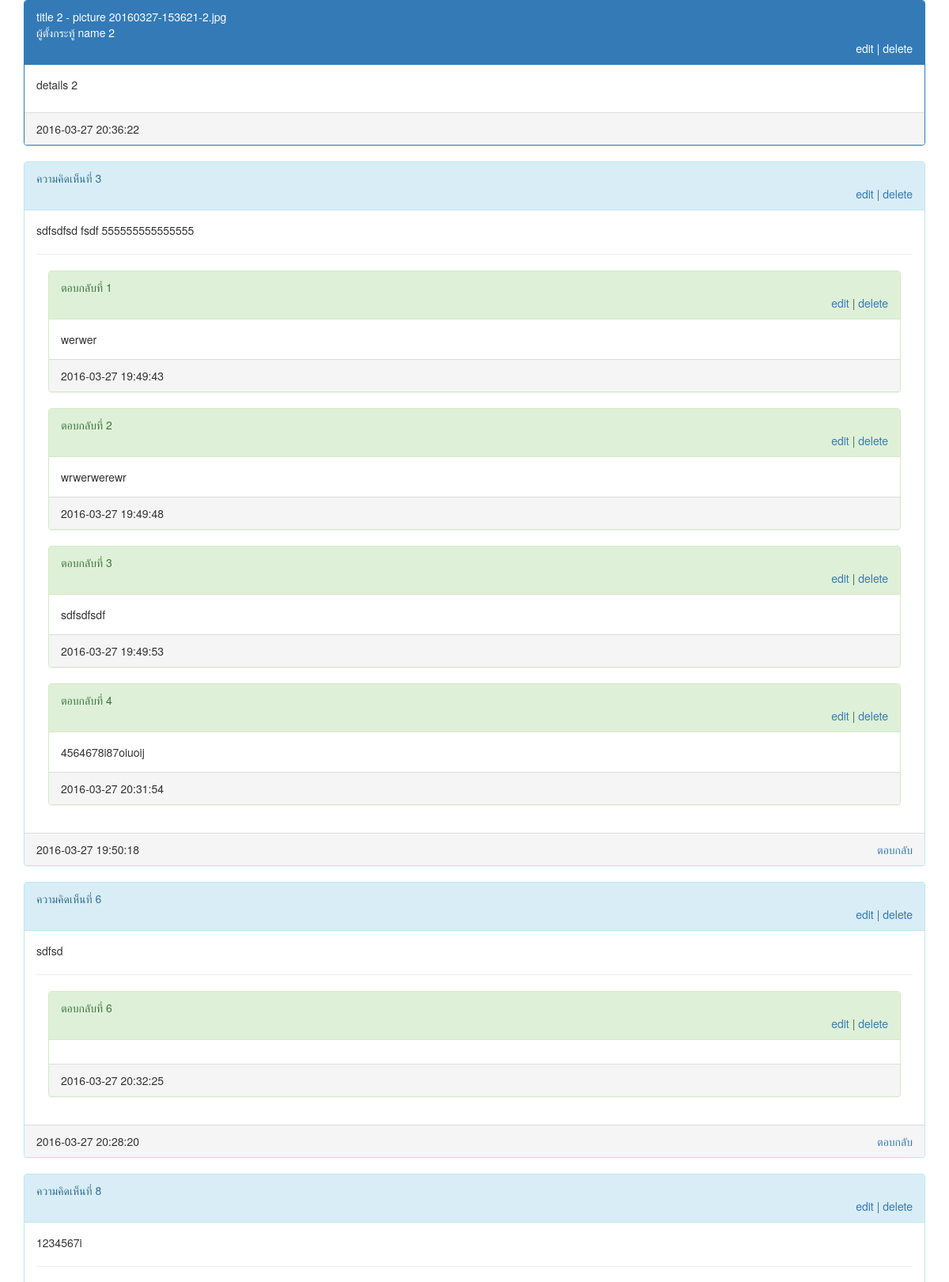
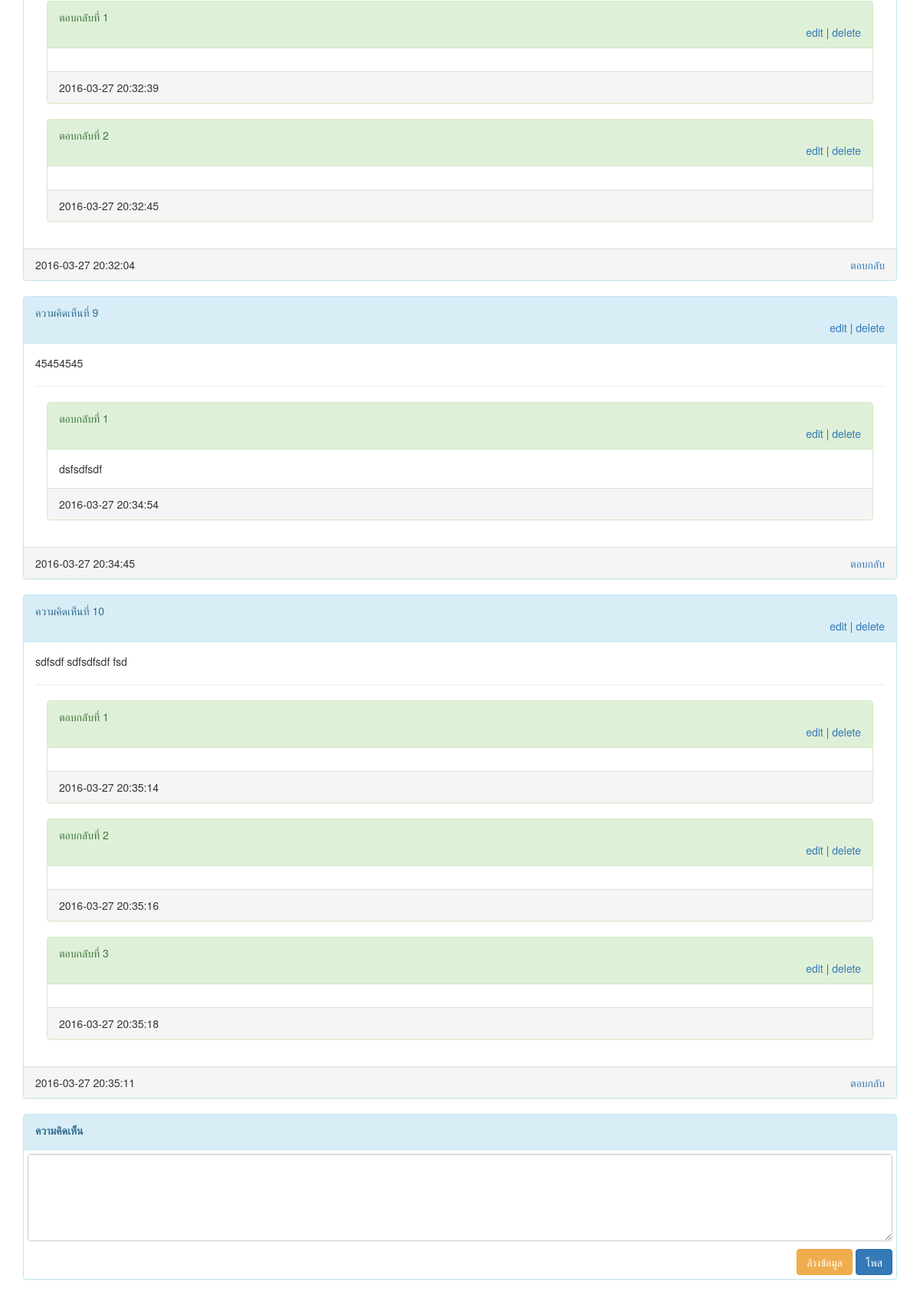
/post.php?id=2, run on the app's committed database (2 pictures, top to bottom).
### tables this page shows
CREATE TABLE `posts` (
  `id` int(5) UNSIGNED NOT NULL,
  `name` varchar(100) NOT NULL,
  `title` varchar(255) NOT NULL,
  `details` text NOT NULL,
  `picture` varchar(255) NOT NULL,
  `datetime` datetime NOT NULL,
  `num_comment` int(3) NOT NULL DEFAULT '0'
);

CREATE TABLE `comments` (
  `post_id` int(5) UNSIGNED NOT NULL DEFAULT '0',
  `comment_id` int(5) UNSIGNED NOT NULL,
  `details` text NOT NULL,
  `datetime` datetime NOT NULL,
  `num_reply` int(3) UNSIGNED NOT NULL DEFAULT '0'
);

CREATE TABLE `replys` (
  `comment_id` int(5) UNSIGNED NOT NULL,
  `reply_id` int(3) UNSIGNED NOT NULL,
  `details` text NOT NULL,
  `datetime` datetime NOT NULL
);

### post.php (the view, shortened to what this page needs)
<?php
require_once(__DIR__ . '/common/connect.php');
?>
<!doctype html>
<html lang="en">
<head>
    <link href="asset/css/bootstrap.min.css" rel="stylesheet">
</head>
<body>
<div class="container">
    <div class="row" id="element">
        <?php
        if (isset($_GET['id']) || $_GET != '') {
        $id = $_GET['id'];
        $sql = 'SELECT * FROM posts WHERE id=:id';
        $stmtPosts = $handle->prepare($sql);
        $stmtPosts->bindValue(':id', $id, PDO::PARAM_INT);
        $stmtPosts->execute();
        if ($stmtPosts->rowCount()) {
            $post = $stmtPosts->fetch(PDO::FETCH_ASSOC);
            ?>
            <div class="col-md-12">
                <div class="panel panel-primary">
                    <div class="panel-heading">
                        <?php echo $post['title'] ?> - picture <?php echo $post['picture'] ?><br>
                        ผู้ตั้งกระทู้ <?php echo $post['name'] ?>
                        <div class="text-right">
                            <a href="edit.php?id=<?php echo $post['id'] ?>" style="color: #FFFFFF;">edit</a>
                            |
                            <a href="common/delete_posts.php?id=<?php echo $post['id']?>" style="color: #FFFFFF;">delete</a>
                        </div>
                    </div>
                    <div class="panel-body">
                        <?php echo $post['details'] ?>
                    </div>
                    <div class="panel-footer"><?php echo $post['datetime'] ?></div>
                </div>
            </div>
            <?php
            $sql = 'SELECT * FROM comments WHERE post_id=:post_id ORDER BY comment_id ASC ';
            $stmtComments = $handle->prepare($sql);
            $stmtComments->bindValue(':post_id', $id, PDO::PARAM_INT);
            $stmtComments->execute();
            if ($stmtComments->rowCount()) {
                $comments = $stmtComments->fetchAll(PDO::FETCH_ASSOC);
                foreach ($comments as $comment) {
                    ?>
                    <div class="col-md-12">
                        <div class="panel panel-info">
                            <div class="panel-heading">
                                ความคิดเห็นที่  <span class="cm-id"><?php echo $comment['comment_id'] ?></span>
                                <div class="text-right">
                                    <a href="javascript:void(0)" class="edit-comment" data-post-id="<?php echo $id ?>">edit</a>
                                    |
                                    <a href="common/delete_comment.php?post_id=<?php echo $id ?>&cm_id=<?php echo $comment['comment_id'] ?>">delete</a>
                                </div>
                            </div>
                            <div class="panel-body">
                                <div class="details"><?php echo $comment['details'] ?></div>
                                <hr>
                                <?php
                                $sql = 'SELECT * FROM replys WHERE comment_id=:comment_id';
                                $stmt = $handle->prepare($sql);
                                $stmt->bindValue(':comment_id', $comment['comment_id'], PDO::PARAM_INT);
                                $stmt->execute();
                                $reply = $stmt->fetchAll(PDO::FETCH_ASSOC);
                                foreach ($reply as $value) { ?>
                                    <div class="col-md-12">
                                        <div class="panel panel-success">
                                            <div class="panel-heading">
                                                ตอบกลับที่ <span class="reply-id"><?php echo $value['reply_id']; ?></span>
                                                <div class="text-right">
                                                    <a href="javascript:void(0)" class="edit-reply" data-comment-id="<?php echo $value['comment_id'] ?>">edit</a>
                                                    |
                                                    <a href="common/delete_reply.php?post_id=<?php echo $comment['post_id']; ?>&comment_id=<?php echo $value['comment_id']; ?>&reply_id=<?php echo $value['reply_id']; ?>">delete</a>
                                                </div>
                                            </div>
                                            <div class="panel-body">
                                                <?php echo $value['details']; ?>
                                            </div>
                                            <div class="panel-footer"><?php echo $value['datetime']; ?></div>
                                        </div>
                                    </div>
                                <?php } ?>
                            </div>
                            <div class="panel-footer">
                                <?php echo $comment['datetime'] ?>
                                <a style="float: right;" href="javascript:void(1)" class="btn-reply">ตอบกลับ</a>
                            </div>
                        </div>
                    </div>
                    <?php
                }
            }
                ?>
                <div class="col-md-12" id="form_post">
                    <div class="panel panel-info">
                        <div class="panel-heading">
                            <label for="details">ความคิดเห็น</label>
                        </div>
                        <div class="panel-body" style="padding: 5px">
                            <textarea name="details" id="details" rows="5" class="form-control"></textarea>
                            <div class="text-right" style="margin-top: 10px">
                                <input type="reset" value="ล้างข้อมูล" id="comment_reset" class="btn btn-warning">
                                <input type="submit" value="โพส" id="comment_submit" class="btn btn-primary">
                            </div>
                        </div>
                    </div>
                </div>
                <?php
            }
        }
        ?>
    </div>
</div>
</body>
</html>

### data on the page
posts: title "title 2", picture "20160327-153621-2.jpg", name "name 2", details "details 2", datetime "2016-03-27 20:36:22"
comments: comment "3", details "sdfsdfsd fsdf 555555555555555", datetime "2016-03-27 19:50:18"
replys: reply "1", details "werwer", datetime "2016-03-27 19:49:43"
replys: reply "2", details "wrwerwerewr", datetime "2016-03-27 19:49:48"
replys: reply "3", details "sdfsdfsdf", datetime "2016-03-27 19:49:53"
replys: reply "4", details "4564678i87oiuoij", datetime "2016-03-27 20:31:54"
comments: comment "6", details "sdfsd", datetime "2016-03-27 20:28:20"
replys: reply "6", datetime "2016-03-27 20:32:25"
comments: comment "8", details "1234567i", datetime "2016-03-27 20:32:04"
replys: reply "1", datetime "2016-03-27 20:32:39"
replys: reply "2", datetime "2016-03-27 20:32:45"
comments: comment "9", details "45454545", datetime "2016-03-27 20:34:45"
replys: reply "1", details "dsfsdfsdf", datetime "2016-03-27 20:34:54"
comments: comment "10", details "sdfsdf sdfsdfsdf fsd", datetime "2016-03-27 20:35:11"
replys: reply "1", datetime "2016-03-27 20:35:14"
replys: reply "2", datetime "2016-03-27 20:35:16"
replys: reply "3", datetime "2016-03-27 20:35:18"
